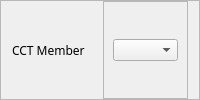
           <widget class="QFrame" name="frame_39">
            <property name="frameShape">
             <enum>QFrame::StyledPanel</enum>
            </property>
            <property name="frameShadow">
             <enum>QFrame::Raised</enum>
            </property>
            <layout class="QHBoxLayout" name="horizontalLayout_40">
             <property name="topMargin">
              <number>0</number>
             </property>
             <property name="bottomMargin">
              <number>0</number>
             </property>
             <item>
              <widget class="QLabel" name="label_20">
               <property name="font">
                <font>
                 <family>Moon</family>
                </font>
               </property>
               <property name="text">
                <string>CCT Member</string>
               </property>
              </widget>
             </item>
             <item>
              <widget class="QFrame" name="frame_40">
               <property name="frameShape">
                <enum>QFrame::StyledPanel</enum>
               </property>
               <property name="frameShadow">
                <enum>QFrame::Raised</enum>
               </property>
               <layout class="QHBoxLayout" name="horizontalLayout_41">
                <item>
                 <widget class="QComboBox" name="cctLine">
                  <property name="font">
                   <font>
                    <family>Raleway</family>
                    <pointsize>7</pointsize>
                   </font>
                  </property>
                 </widget>
                </item>
               </layout>
              </widget>
             </item>
            </layout>
           </widget>
